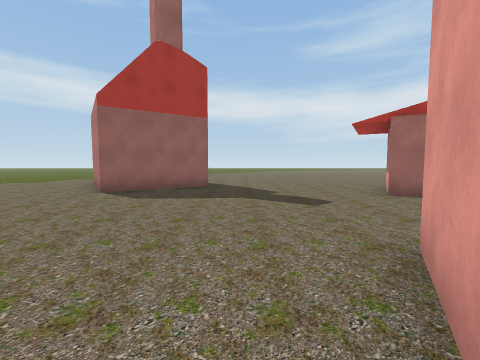
View 1 (above)

22 first-person views from a walk through a Unity game level. The camera is 1.5 m above the floor, tilts 4° down and sees 90° across. The floor is counted in squares, 2 m on a side. Each view is taken from the middle of a square. On the plan, view 1 faces up. The plan holds only what a view shows up to about 9 squares ahead; the rest is blank. The place goes on beyond the plan. Some surface patterns are stand-ins.

View 2
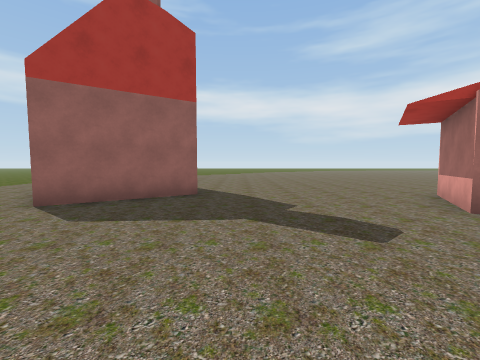

View 3
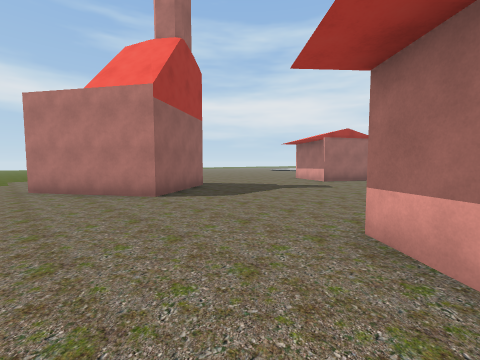

View 4
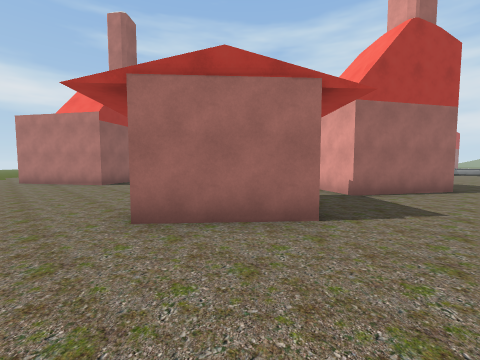

View 5
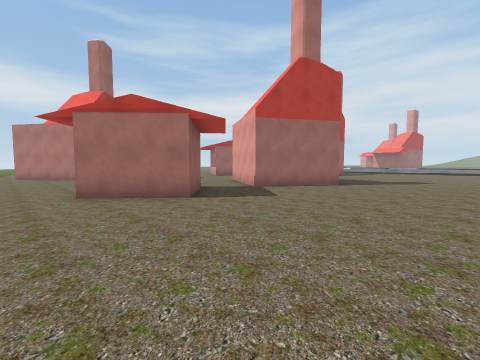

View 6
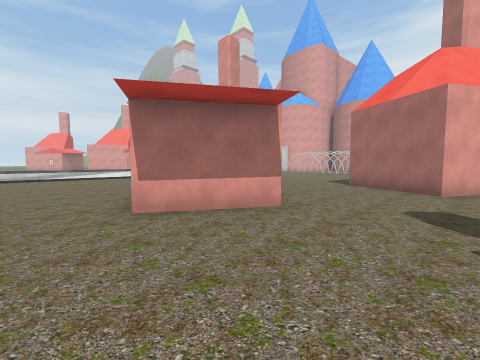

View 7
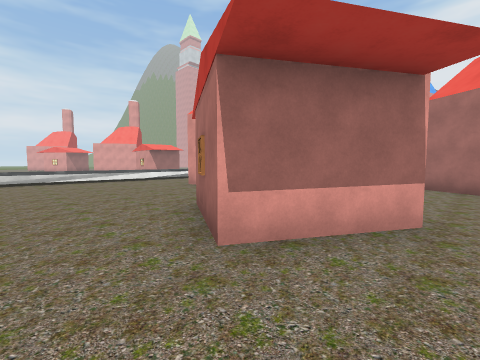

View 8
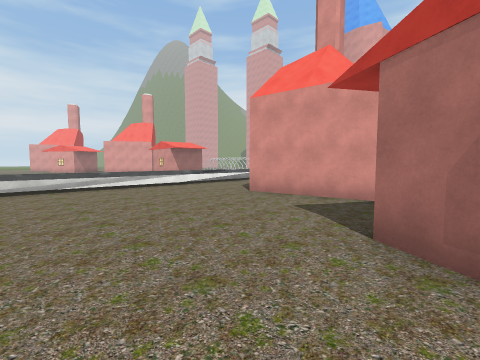

View 9
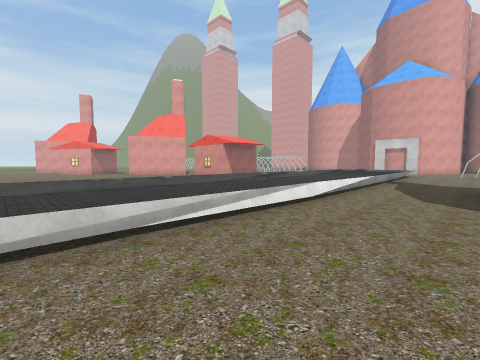

View 10
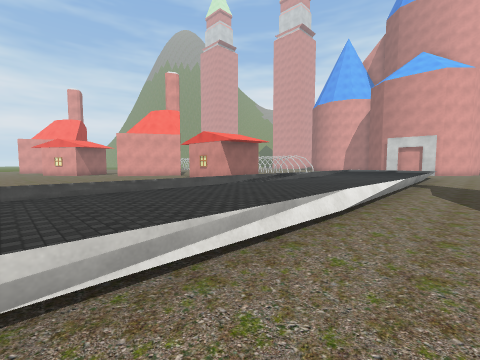

View 11
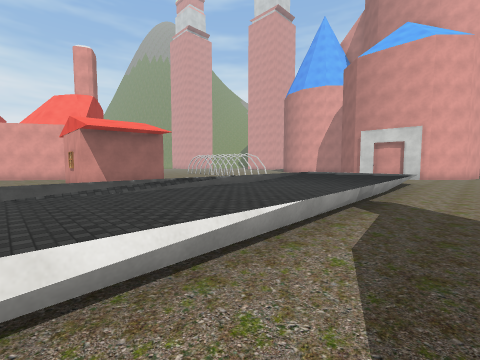

View 12
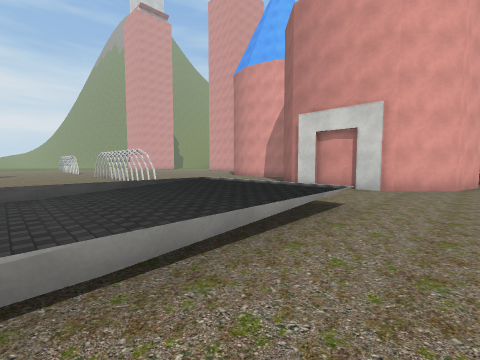

View 13
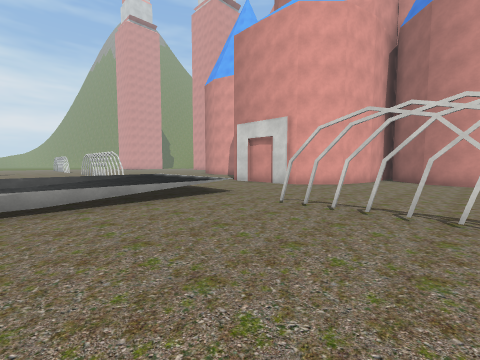

View 14
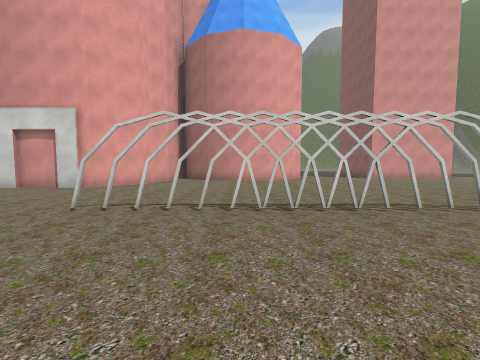

View 15
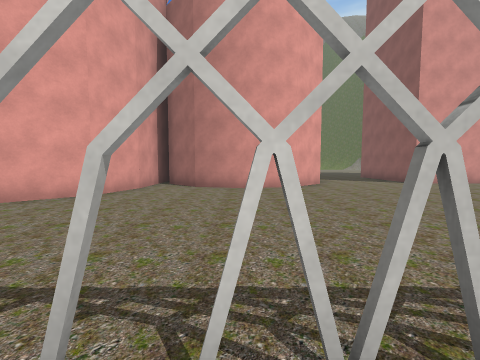

View 16
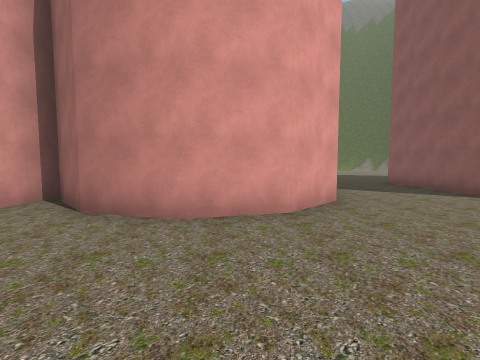

View 17
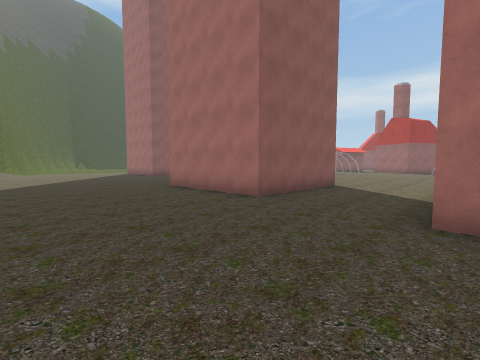

View 18
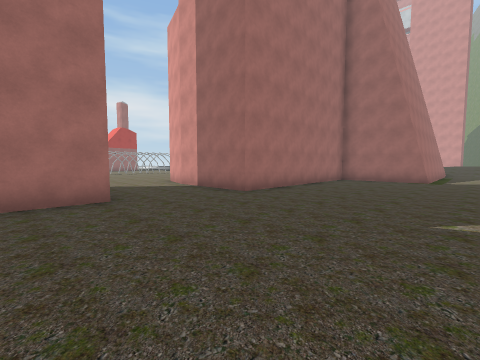

View 19
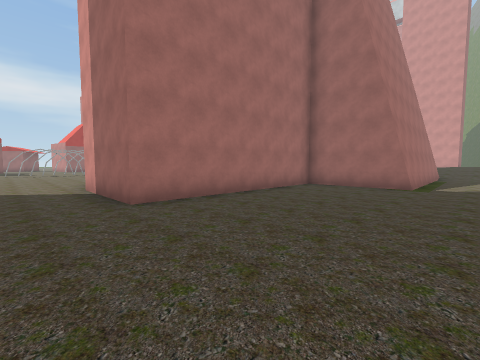

View 20
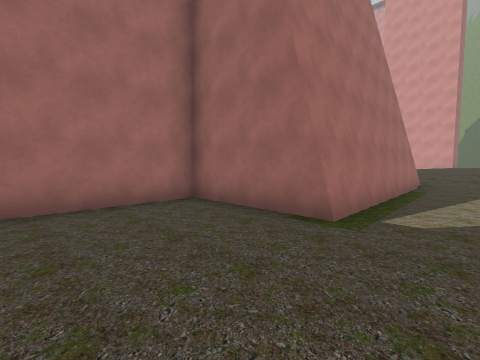

View 21
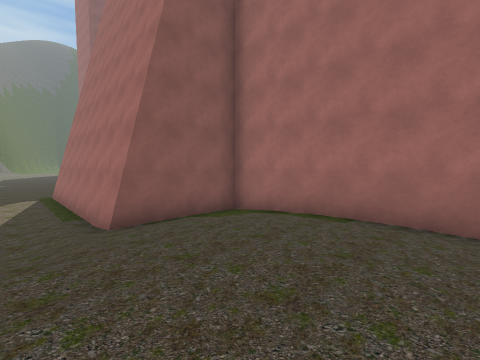

View 22
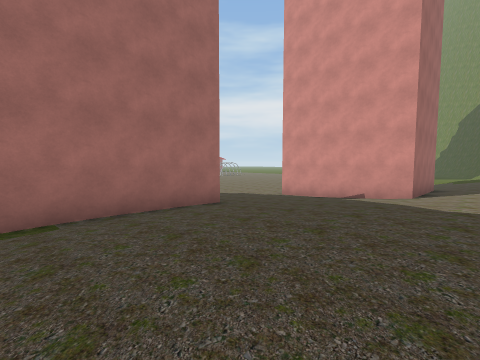

### Floor plan
Key: @ floor where view 1 was taken; # wall or solid block; x gap in a wall; . main floor; : floor 0.25 m higher than the main floor; + floor 0.5 m higher than the main floor; * floor 0.75 m higher than the main floor; % floor 1 m higher than the main floor; / step, stairs or slope; = window, fence, low wall or low ledge; ^ raised ledge.
Columns run from 6 left of view 1 to 29 right of it. Each row starts with its distance up from view 1.
  9 .#   ...............=^^=.
  8 .####...............=^^=.    ..
  7 ..###......##.......=^^=.    ..
  6 ..........###.......=^^=.
  5 ..........#  .......=^^=.
  4 ............ .###...=^^=.
  3 ............     ...=^^=.    ..
  2 ........#....    ...=^^=.    ..
  1 ..##...###...    ...=^^=. ###
  0 ..###.@# ##.     ...=^^=. #
 -1 ...#..###        ...=^^^. #
 -2 ........#        ...=^^^.
 -3 .............  .....=^^=.    ..
 -4 ....................=^^=.    ..
 -5 ....................=^^=.
 -6 ....................=^^=.
 -7            #..#..#..^^^^. #x
 -8           .............
 -9          ..............
-10         ...............
-11        ............#####
-12        ............#
-13         ..........##
-14        ......######
-15       ###...##
-16         #...#
-17         #...#
-18         #...#                   :..
-19    ..####...#######     #######//:.#
-20   ................#     #//++++///:#
-21  .................#     #//**//////#
-22 ..................#######//*%%/////#
-23 .........................//*%%%%///+
-24        ..................///%%%%%%//

Positions as (right, up) in squares from view 1, and headings:
1: (0, 0), facing up
2: (0, 2), facing up
3: (-6, 1), facing up-right
4: (-6, -3), facing up-right
5: (-6, -6), facing up-right
6: (1, 9), facing down-right
7: (3, 9), facing down-right
8: (6, 9), facing down-right
9: (11, 9), facing down-right
10: (12, 8), facing down-right
11: (12, 3), facing down-right
12: (12, -3), facing down-right
13: (9, -3), facing down-right
14: (9, -3), facing down
15: (9, -6), facing down
16: (8, -10), facing down
17: (6, -23), facing up-left
18: (1, -24), facing up-right
19: (4, -24), facing up-right
20: (9, -24), facing up-right
21: (23, -24), facing up-left
22: (21, -24), facing up-right
